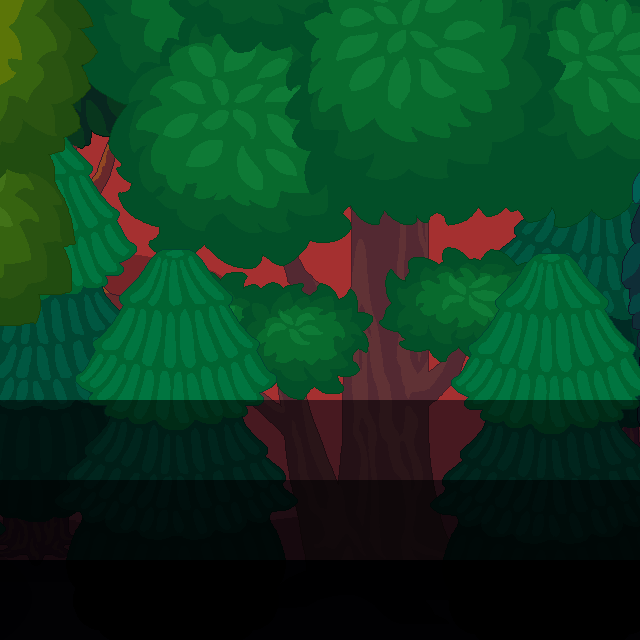

A 2D game scene composited from a Tiled map and its tileset images. What follows is a short description and the map's XML, with each tile layer's data collapsed to a summary:
An orthogonal 40x40 tile map with 16x16 px tiles, 3 tile layers (ground, wall, tree), 3 tilesets.

<map version="1.10" tiledversion="1.10.2" orientation="orthogonal" renderorder="right-down" width="40" height="40" tilewidth="16" tileheight="16" infinite="0" nextlayerid="4" nextobjectid="1">
 <tileset firstgid="1" source="grasslv2.tsx" />
 <tileset firstgid="17" source="lv2_trees.tsx" />
 <tileset firstgid="53" source="wall.tsx" />
 <layer id="1" name="ground" width="40" height="40">
  <properties>
   <property name="unity:SortingLayer" value="Ground" />
   <property name="unity:layer" value="Ground" />
  </properties>
  <data>[1600 cells, 1600 non-empty, 16 distinct tile ids]</data>
 </layer>
 <layer id="2" name="wall" width="40" height="40">
  <properties>
   <property name="unity:ignore" value="Visual" />
   <property name="unity:layer" value="Obstacles" />
  </properties>
  <data>[1600 cells, 1600 non-empty, 1 distinct tile ids]</data>
 </layer>
 <layer id="3" name="tree" width="40" height="40">
  <properties>
   <property name="unity:SortingLayer" value="Foreground" />
   <property name="unity:layer" value="Obstacles" />
  </properties>
  <data>[1600 cells, 1 non-empty, 1 distinct tile ids]</data>
 </layer>
</map>
